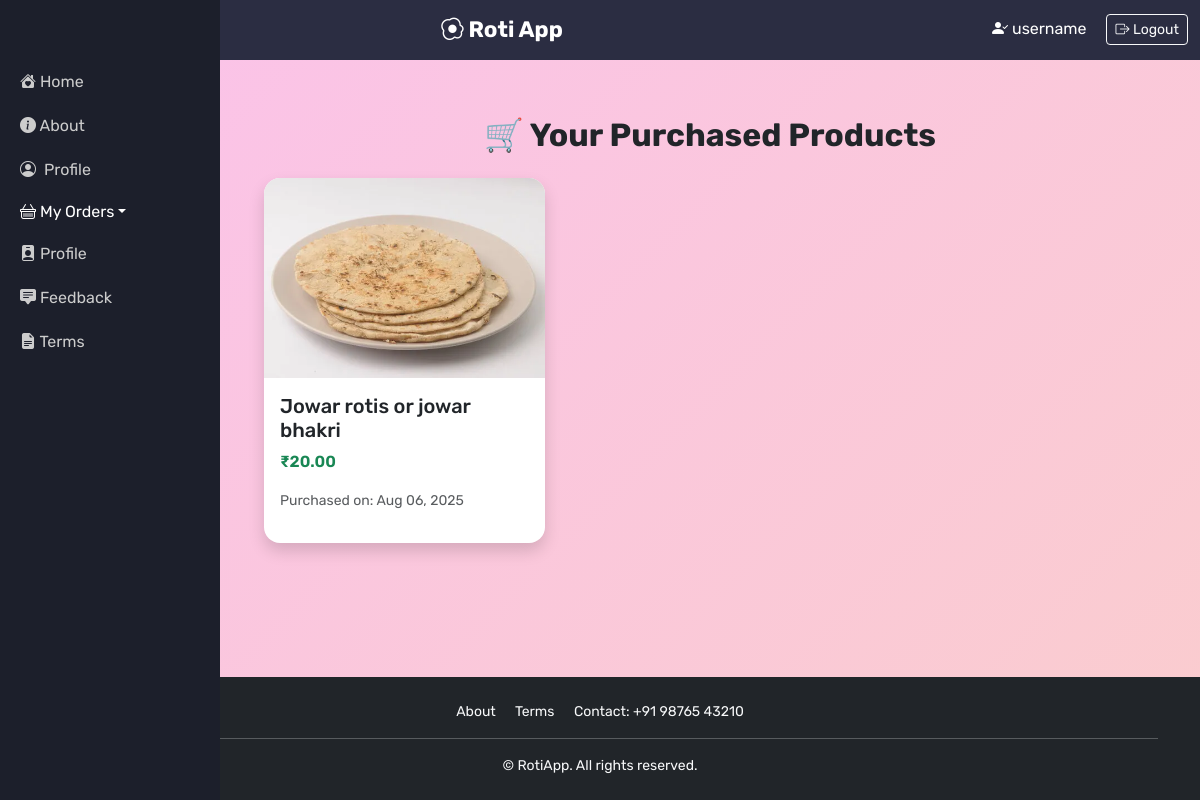
Page /bought-history/ (signed in) on the committed database.
### myapp/models.py (models this page shows, shortened)
class BoughtProduct(models.Model):
    buyer = models.ForeignKey(User, on_delete=models.CASCADE, related_name='bought_products')
    seller = models.ForeignKey(User, on_delete=models.CASCADE, related_name='sold_products', null=True, blank=True)
    product = models.ForeignKey(Product, on_delete=models.CASCADE)
    quantity = models.PositiveIntegerField(default=1)
    price_per_item = models.DecimalField(max_digits=10, decimal_places=2, null=True, blank=True)
    total_price = models.DecimalField(max_digits=12, decimal_places=2, null=True, blank=True)
    is_returned = models.BooleanField(default=False)
    return_request = models.ForeignKey('ReturnProduct', on_delete=models.SET_NULL, null=True, blank=True)
    payment_method = models.CharField(max_length=10, choices=[
        ('UPI', 'UPI'),
        ('Card', 'Card'),
    ], default='Card')
    shipping_address = models.TextField(null=True, blank=True)
    purchased_at = models.DateTimeField(auto_now_add=True)

class Product(models.Model):
    user = models.ForeignKey(User, on_delete=models.CASCADE)  # Seller
    title = models.CharField(max_length=200)
    image = models.ImageField(upload_to='products/')
    description = models.TextField()
    cost = models.DecimalField(max_digits=10, decimal_places=2)
    created_at = models.DateTimeField(auto_now_add=True)
    category = models.ForeignKey(Category, on_delete=models.SET_NULL, null=True)
    is_sold = models.BooleanField(default=False)

### myapp/views.py (the view)
# urls.py: path('bought-history/', bought_history, name='bought_history'),
@login_required
def bought_history(request):
    bought_products = BoughtProduct.objects.filter(buyer=request.user).select_related('product')
    return render(request, 'purchase/bought_history.html', {'bought_products': bought_products})

### templates/purchase/bought_history.html (shortened to what this page needs)
{% extends 'base.html' %}
{% block content %}
<div class="container my-5">
    <div class="text-center mb-4">
        <h2 class="fw-bold">🛒 Your Purchased Products</h2>
    </div>
    {% if bought_products %}
        <div class="row row-cols-1 row-cols-sm-2 row-cols-md-3 g-4">
            {% for item in bought_products %}
                <div class="col">
                    <div class="card h-100 shadow border-0 rounded-4">
                        <img src="{{ item.product.image.url }}"
                             class="card-img-top rounded-top-4"
                             alt="{{ item.product.title }}"
                             style="height: 200px; object-fit: cover;">
                        <div class="card-body d-flex flex-column">
                            <h5 class="card-title">{{ item.product.title }}</h5>
                            <p class="card-text text-success fw-semibold">₹{{ item.product.cost }}</p>
                            <p class="text-muted small">Purchased on: {{ item.purchased_at|date:"M d, Y" }}</p>
                        </div>
                    </div>
                </div>
            {% endfor %}
        </div>
    {% else %}
        <div class="alert alert-info text-center mt-4 rounded-pill shadow-sm">
            <i class="bi bi-info-circle-fill"></i> No purchases found.
        </div>
    {% endif %}
</div>
{% endblock %}

### templates/base.html (shortened to what this page needs)
{% load static %}
<!DOCTYPE html>
<html lang="en">
<head>
  <link href="https://cdn.jsdelivr.net/npm/bootstrap@5.3.0/dist/css/bootstrap.min.css" rel="stylesheet">
  <link href="https://cdn.jsdelivr.net/npm/bootstrap-icons@1.11.3/font/bootstrap-icons.css" rel="stylesheet">
</head>
<body  class="animated-bg d-flex flex-column min-vh-100">
<nav class="navbar navbar-expand-md navbar-dark fixed-top">
  <div class="container-fluid justify-content-between">
    <a class="navbar-brand mx-auto d-md-block" href="#">
      <i class="bi bi-egg-fried"></i> Roti App
    </a>
    <div class="text-end">
      {% if user.is_authenticated %}
        <span class="text-white me-3"><i class="bi bi-person-check-fill"></i> {{ user.username }}</span>
        <form method="POST" action="{% url 'logout' %}" class="d-inline">
          <button class="btn btn-sm btn-outline-light"><i class="bi bi-box-arrow-right"></i> Logout</button>
        </form>
      {% else %}
        <a href="{% url 'login' %}" class="btn btn-sm btn-outline-light"><i class="bi bi-box-arrow-in-right"></i> Login</a>
      {% endif %}
    </div>
  </div>
</nav>
<div id="sidebar" class="sidebar">
  <a href="/"><i class="bi bi-house-heart-fill"></i> Home</a>
  <a href="{% url 'about' %}"><i class="bi bi-info-circle-fill"></i> About</a>
  <a href="{% url 'profile' %}"><i class="bi bi-person-circle me-2"></i>Profile</a>
  {% if user.is_authenticated %}
    {% if user.is_superuser %}
      <hr class="text-light">
      <a href="{% url 'product_create' %}"><i class="bi bi-plus-circle-fill"></i> Add Roti</a>
      <a href="{% url 'purchase_requests' %}"><i class="bi bi-cart-check-fill"></i> Purchase Requests</a>
      <a href="{% url 'sales_history' %}"><i class="bi bi-receipt"></i> Sales History</a>
      <a href="{% url 'view_feedbacks' %}"><i class="bi bi-chat-left-text-fill"></i> Feedback</a>
    {% else %}
      <div class="dropdown">
        <a class="dropdown-toggle text-white d-block py-2" data-bs-toggle="dropdown" href="#"><i class="bi bi-basket"></i> My Orders</a>
      </div>
      <a href="{% url 'profile' %}"><i class="bi bi-person-badge-fill"></i> Profile</a>
      <a href="{% url 'feedback' %}"><i class="bi bi-chat-square-text-fill"></i> Feedback</a>
    {% endif %}
  {% endif %}
  <a href="{% url 'terms_and_conditions' %}"><i class="bi bi-file-earmark-text-fill"></i> Terms</a>
</div>
<div id="content" class="flex-grow-1">
  <div class="container py-5">
        {% block content %}{% endblock %}
  </div>
</div>
  <footer class="bg-dark text-light py-4 mt-auto">
    <div class="container text-center small">
      <div class="mb-2">
        <a href="{% url 'about' %}" class="text-light text-decoration-none me-3">About</a>
        <a href="{% url 'terms_and_conditions' %}" class="text-light text-decoration-none me-3">Terms</a>
        <a href="#" class="text-light text-decoration-none">Contact: +91 98765 43210</a>
      </div>
      <hr class="border-light">
      &copy; {{ now|date:"Y" }} RotiApp. All rights reserved.
    </div>
  </footer>
</body>
</html>

### templates/base.html (style rules this page uses)
body, html { font-family: 'Rubik', sans-serif; overflow-x: hidden; }
.navbar { background-color: #2b2d42; }
.navbar-brand { font-weight: bold; font-size: 1.4rem; }
.sidebar { width: 220px; height: 100vh; position: fixed; top: 0; left: 0; background-color: #1c1f2b; padding-top: 60px; transition: left 0.3s; z-index: 1050; }
.sidebar a { color: #ccc; padding: 10px 20px; display: block; text-decoration: none; }
#content { margin-left: 220px; padding: 20px; transition: margin-left 0.3s; }
.animated-bg { background: linear-gradient(-45deg, #ff9a9e, #fad0c4, #fad0c4, #fbc2eb); background-size: 400% 400%; animation: gradientBG 15s ease infinite; min-height: 100vh; }

### rows in the picture
BoughtProduct: product.image (picture), product "Jowar rotis or jowar bhakri", product.cost "20.00", purchased_at "Aug 06, 2025"

### other values in the picture
{{ user.username }} "username"
